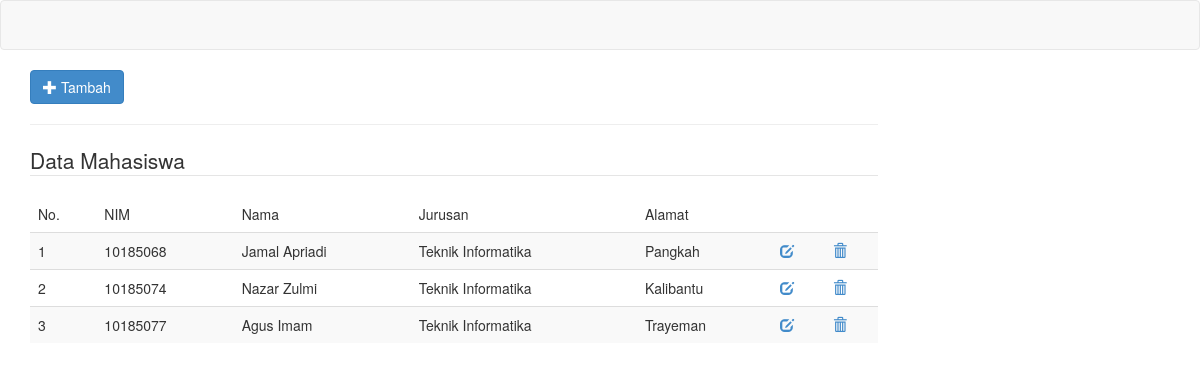
Screenshot of /index.php/mahasiswa with the database file from the repository.
### tables this page shows
CREATE TABLE `mahasiswa` (
  `nim` varchar(10) NOT NULL DEFAULT '',
  `nama` varchar(20) DEFAULT '',
  `jurusan` varchar(30) DEFAULT '',
  `alamat` varchar(30) DEFAULT ''
);

### application/libraries/Template.php (called while the page is built)
<?php
class Template
{
    protected $_CI;
    function __construct()
    {
        $this->_CI = &get_instance();
    }
    function display($template, $data = null)
    {
        $data['_content'] = $this->_CI->load->view($template, $data, true);
        $this->_CI->load->view('/template.php', $data);
    }
}

### application/controllers/Mahasiswa.php (called while the page is built, shortened)
<?php
class Mahasiswa extends CI_Controller
{
    function index()
    {
        $data['mahasiswa'] = $this->M_mahasiswa->tampilData()->result();
        if ($this->uri->segment(3) == "delete_success")
            $data['message'] = "<div class='alert alert-success'>Data berhasil dihapus</div>";
        else if ($this->uri->segment(3) == "add_success")
            $data['message'] = "<div class='alert alert-success'>Data Berhasil disimpan</div>";
        else
            $data['message'] = '';
        $this->template->display('mahasiswa/index', $data);
    }
}

### index.php (called while the page is built, shortened)
<?php
require_once BASEPATH.'core/CodeIgniter.php';

### application/models/M_mahasiswa.php (called while the page is built, shortened)
<?php
class M_mahasiswa extends CI_Model
{
    private $table = "mahasiswa";
    private $primary = "nim";
    function tampilData()
    {
        if (empty($order_column) || empty($order_type))
            $this->db->order_by($this->primary, 'asc');
        else
            $this->db->order_by();
        return $this->db->get($this->table);
    }
}

### application/views/mahasiswa/index.php (the view, shortened to what this page needs)
<a href="<?php echo site_url('mahasiswa/tambah'); ?>" class="btn btn-primary"><i class="glyphicon glyphicon-plus"></i>
    Tambah</a>
<hr>
<legend>Data Mahasiswa</legend>
<Table class="table table-striped">
    <thead>
        <tr>
            <td>No.</td>
            <td>NIM</td>
            <td>Nama</td>
            <td>Jurusan</td>
            <td>Alamat</td>
            <td colspan="2"></td>
        </tr>
    </thead>
    <?php $no = 0;
    foreach ($mahasiswa as $row) : $no++; ?>
        <tr>
            <td><?php echo $no; ?></td>
            <td><?php echo $row->nim; ?></td>
            <td><?php echo $row->nama; ?></td>
            <td><?php echo $row->jurusan; ?></td>
            <td><?php echo $row->alamat; ?></td>
            <td><a href="<?php echo site_url('mahasiswa/edit/' . $row->nim); ?>"><i class="glyphicon glyphicon-edit"></i></a></td>
            <td><a href="#" class="hapus" kode="<?php echo $row->nim; ?>"><i class="glyphicon glyphicon-trash"></i></a></td>
        </tr>
    <?php endforeach; ?>
</Table>

### application/views/template.php (shortened to what this page needs)
<!doctype html>
<html>
<head>
    <link href="<?php echo base_url('assets/css/bootstrap.min.css'); ?>" rel="stylesheet">
    <link href="<?php echo base_url('assets/font-awesome/css/font-awesome.css'); ?>" rel="stylesheet">
    <link href="<?php echo base_url('assets/css/plugins/morris/morris-0.4.3.min.css'); ?>" rel="stylesheet">
    <link href="<?php echo base_url('assets/css/plugins/timeline/timeline.css'); ?>" rel="stylesheet">
    <link href="<?php echo base_url('assets/css/datepicker.css'); ?>" rel="stylesheet">
</head>
<body>
    <div class="navbar navbar-default">
    </div>
    <div class="container">
        <div class="row">
            <div class="col-md-9">
                <?php echo $_content; ?>
            </div>
        </div>
    </div>
</body>
</html>

### rows the page displays
mahasiswa: nim "10185068", nama "Jamal Apriadi", jurusan "Teknik Informatika", alamat "Pangkah"
mahasiswa: nim "10185074", nama "Nazar Zulmi", jurusan "Teknik Informatika", alamat "Kalibantu"
mahasiswa: nim "10185077", nama "Agus Imam", jurusan "Teknik Informatika", alamat "Trayeman"
